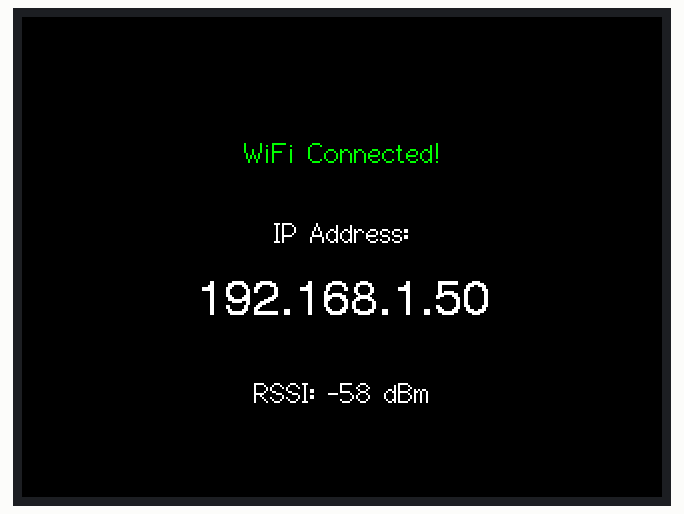
A sketch run on a simulated ESP32. Parts: 320×240 colour display. WiFi joins after 1.5 s; servers stay silent unless stated; not simulated (calls return 0 or success): wifi_credentials.tkn; what the sketch prints to the serial monitor is not drawn.

Above: at 1.9 s.

The sketch:

CYD_WiFi_Demo.ino
```cpp
/*
 * CYD 2.4R USBC - WiFi Connection Demo
 * Board: DIYTZT ESP32 2.4" TFT 240x320 with Touch
 *
 * Demonstrates WiFi connection with status display.
 * Shows IP address on screen when connected.
 *
 * SETUP: Create wifi_credentials.tkn file - see README.md
 */

#include <SPI.h>
#include <WiFi.h>
#include <TFT_eSPI.h>
#include <XPT2046_Touchscreen.h>

// Brownout detector fix
#include "soc/soc.h"
#include "soc/rtc_cntl_reg.h"

// WiFi credentials from external file (see README.md)
#include "wifi_credentials.tkn"

const char* ssid     = WIFI_SSID;
const char* password = WIFI_PASSWORD;

TFT_eSPI tft = TFT_eSPI();

// Touchscreen pins
#define XPT2046_IRQ   36
#define XPT2046_MOSI  13
#define XPT2046_MISO  12
#define XPT2046_CLK   14
#define XPT2046_CS    33

SPIClass touchscreenSPI = SPIClass(HSPI);
XPT2046_Touchscreen touchscreen(XPT2046_CS, XPT2046_IRQ);

// Landscape mode
#define SCREEN_WIDTH  320
#define SCREEN_HEIGHT 240
#define ROTATION      1

void setup() {
  Serial.begin(115200);
  WRITE_PERI_REG(RTC_CNTL_BROWN_OUT_REG, 0);

  // Initialize touchscreen
  touchscreenSPI.begin(XPT2046_CLK, XPT2046_MISO, XPT2046_MOSI, XPT2046_CS);
  touchscreen.begin(touchscreenSPI);

  // Initialize display
  tft.init();
  tft.setRotation(ROTATION);
  tft.invertDisplay(true);
  tft.fillScreen(TFT_BLACK);
  tft.setTextColor(TFT_WHITE, TFT_BLACK);

  int centerX = SCREEN_WIDTH / 2;

  // Show connecting status
  tft.drawCentreString("Connecting to WiFi...", centerX, 60, 2);
  tft.drawCentreString(ssid, centerX, 90, 2);

  // Connect to WiFi
  WiFi.mode(WIFI_STA);
  WiFi.begin(ssid, password);

  int attempts = 0;
  while (WiFi.status() != WL_CONNECTED && attempts < 30) {
    delay(500);
    Serial.print(".");
    tft.drawString(".", 10 + (attempts * 10), 120, 2);
    attempts++;
  }

  tft.fillScreen(TFT_BLACK);

  if (WiFi.status() == WL_CONNECTED) {
    // Connected successfully
    tft.setTextColor(TFT_GREEN, TFT_BLACK);
    tft.drawCentreString("WiFi Connected!", centerX, 60, 2);

    tft.setTextColor(TFT_WHITE, TFT_BLACK);
    tft.drawCentreString("IP Address:", centerX, 100, 2);
    tft.drawCentreString(WiFi.localIP().toString(), centerX, 130, 4);

    tft.drawCentreString("RSSI: " + String(WiFi.RSSI()) + " dBm", centerX, 180, 2);

    Serial.println("\nConnected!");
    Serial.print("IP: ");
    Serial.println(WiFi.localIP());
  } else {
    // Connection failed
    tft.setTextColor(TFT_RED, TFT_BLACK);
    tft.drawCentreString("Connection Failed!", centerX, 100, 2);
    tft.setTextColor(TFT_WHITE, TFT_BLACK);
    tft.drawCentreString("Check credentials", centerX, 140, 2);
  }
}

void loop() {
  // Add your connected logic here

  // Example: check if still connected
  static unsigned long lastCheck = 0;
  if (millis() - lastCheck > 5000) {
    lastCheck = millis();
    if (WiFi.status() != WL_CONNECTED) {
      tft.fillScreen(TFT_BLACK);
      tft.setTextColor(TFT_RED, TFT_BLACK);
      tft.drawCentreString("WiFi Disconnected!", SCREEN_WIDTH/2, SCREEN_HEIGHT/2, 2);
    }
  }
}
```
